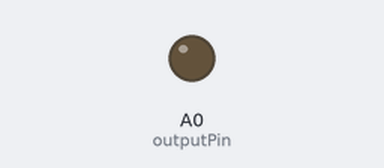
A sketch run on a simulated Arduino Uno, built with avr-gcc and run on an emulated ATmega328P. Parts: output pins drawn as LEDs (lit = HIGH). What the sketch prints to the serial monitor is not drawn.

Above: at 5.1 s.
At 6.1 s:
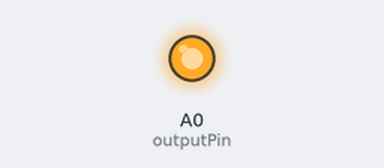
Timing chart, 0 to 7.6 s (numbered marks = the images above):
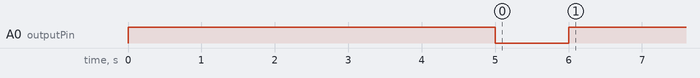

The sketch:

recorder_button_trigger.ino
```cpp
#define outputPin A0

void setup() {
  Serial.begin(57600);

  pinMode(outputPin, OUTPUT);
  digitalWrite(outputPin, HIGH);

  delay(5000);

  Serial.println("Triggering...");
  digitalWrite(outputPin, LOW);
  delay(1000);
  digitalWrite(outputPin, HIGH);
}

void loop() {
  // STUFF & THINGS
}
```
